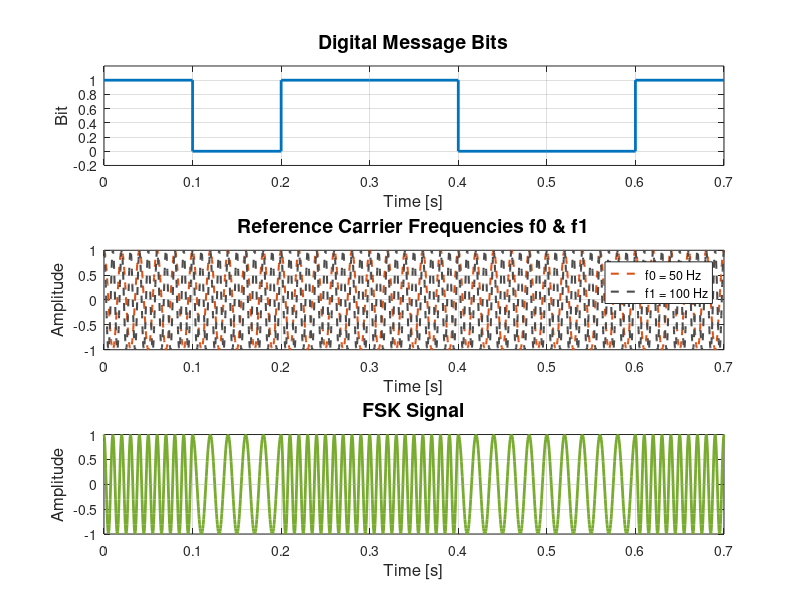

Reproduce this figure in MATLAB.
% fsk 
clc; clear; close all; 

% parameters
Fs = 2000;% sampling frequency
Tb = 0.1; %bit duration
t= 0:1/Fs:Tb; %time vector
f0 = 50; % frequnency for bit 0
f1 = 100; %idem for 1
A =1; %amplitude of carrier


%message bits
bits =[1 0 1 1 0 0 1];
N = length(bits);

%generate FSK
fsk = [];
time=[];

for i =1:N
    if bits(i) ==1
        s=A*cos(2*pi*f1*t);
    else 
        s =A*cos(2*pi*f0*t);
    end

    fsk = [fsk s];
    time =[time t+(i-1)*Tb];

end

%plot
%% Plot message bits
figure('Color',[0.95 0.95 0.95]);
subplot(3,1,1);
stairs([0:N]*Tb, [bits bits(end)], 'LineWidth', 2, 'Color', [0 0.45 0.74]);
ylim([-0.2 1.2]);
title('Digital Message Bits', 'FontSize', 14);
xlabel('Time [s]', 'FontSize', 12);
ylabel('Bit', 'FontSize', 12);
grid on;

%% Plot frequencies for reference
subplot(3,1,2);
plot(time, cos(2*pi*f0*time), '--', 'LineWidth', 1.5, 'Color', [0.85 0.33 0.1]); hold on;
plot(time, cos(2*pi*f1*time), '--', 'LineWidth', 1.5, 'Color', [0.3 0.3 0.3]);
title('Reference Carrier Frequencies f0 & f1', 'FontSize', 14);
xlabel('Time [s]', 'FontSize', 12);
ylabel('Amplitude', 'FontSize', 12);
grid on;
legend('f0 = 50 Hz','f1 = 100 Hz');

%% Plot FSK signal
subplot(3,1,3);
plot(time, fsk, 'LineWidth', 2, 'Color', [0.47 0.67 0.19]);
title('FSK Signal', 'FontSize', 14);
xlabel('Time [s]', 'FontSize', 12);
ylabel('Amplitude', 'FontSize', 12);
grid on;

